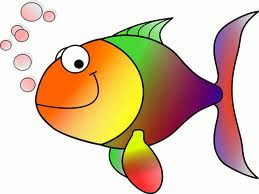
#> input picture HappyFish.jpg, 259 x 194 px
$ python chap9.py --image HappyFish.jpg
#> lines starting #> are read from the running program, lines starting #| are printed output that depends on the picture; after the words box and inside, x2 and y2 are one past the last pixel; in counts of white or black regions, pixels touching at a corner belong together
import numpy as np
import argparse
import cv2

ap = argparse.ArgumentParser()
ap.add_argument("-i", "--image", required = True,
help = "Path to the image")
args = vars(ap.parse_args())

image = cv2.imread(args["image"])
#> image is the input picture: shape (194, 259, 3); mean B, G, R 170.8, 196.4, 219.3
image = cv2.cvtColor(image, cv2.COLOR_BGR2GRAY)
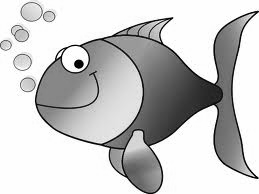
#> image: shape (194, 259); min 0, max 255, mean 200.4
blurred = cv2.GaussianBlur(image, (5, 5), 0)
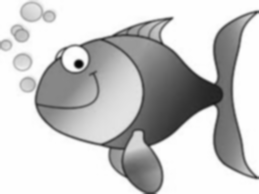
#> blurred: shape (194, 259); min 4, max 255, mean 200.4
cv2.imshow("Image", image)

(T, thresh) = cv2.threshold(blurred, 155, 255, cv2.THRESH_BINARY)
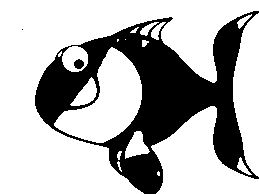
#> thresh: shape (194, 259); 70.1% white; 3 black regions (1 under 20 px), largest, box (x1, y1, x2, y2) and area: (35, 11, 259, 194) 14970, (74, 59, 84, 69) 75

cv2.imshow("threshold", thresh)
cv2.waitKey(0)

(T, threshInv) = cv2.threshold(blurred, 155, 255, cv2.THRESH_BINARY_INV)

cv2.imshow("threshold", threshInv)
cv2.waitKey(0)
